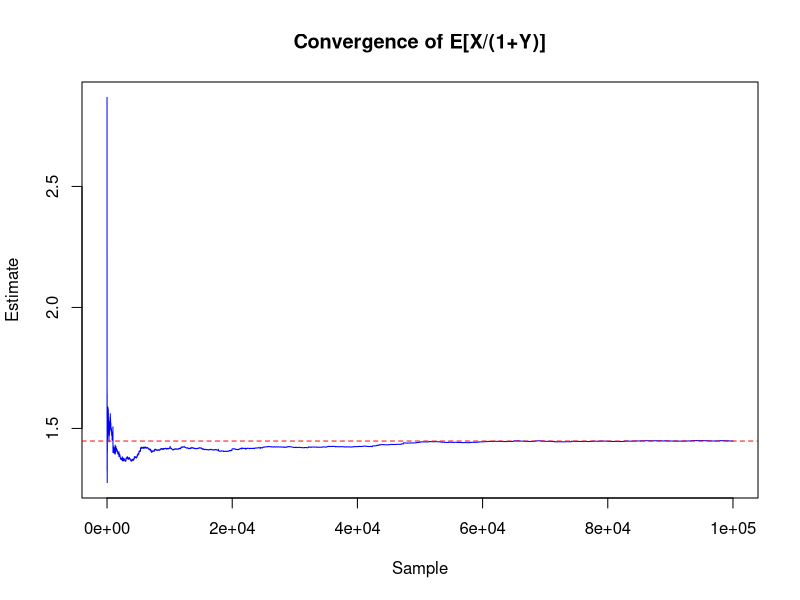
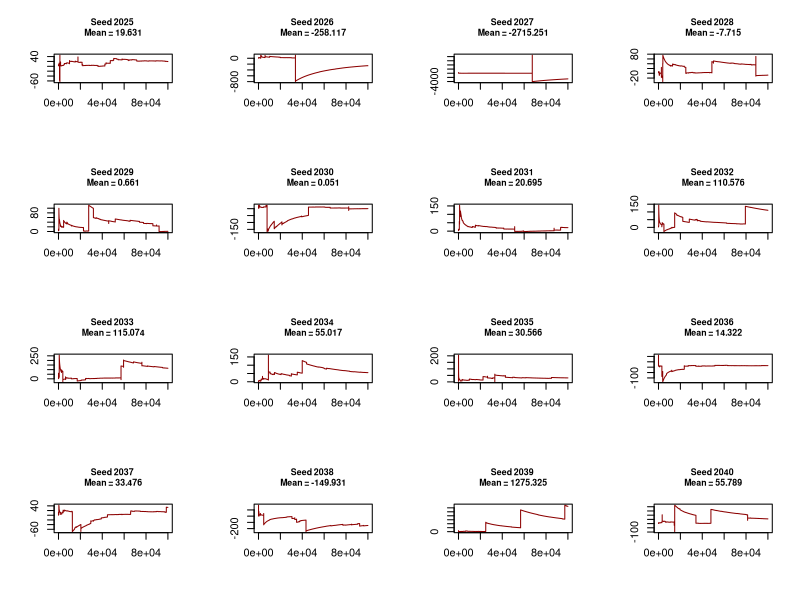

Recreate these plots in R, in order.
# Gibbs sampler for joint distribution
# π(x,y) ∝ sqrt(y) * exp( -y/2 * (1 + (x-π)^2) ), x∈R, y>0
# Conditional distributions:
#   x|y ~ N(π, 1/y)
#   y|x ~ Gamma(shape = 3/2, rate = (1 + (x-π)^2)/2)

N <- 100000
burnin <- 10000
M <- N + burnin

x <- numeric(M)
y <- numeric(M)
x[1] <- 1
y[1] <- 1

set.seed(2025)

for (m in 2:M) {
  # Sample x from N(π, 1/y_previous)
  x[m] <- rnorm(1, mean = pi, sd = 1 / sqrt(y[m-1]))
  
  # Sample y from Gamma(shape = 3/2, rate = (1 + (x-π)^2)/2)
  shape <- 3/2
  rate <- (1 + (x[m] - pi)^2) / 2
  y[m] <- rgamma(1, shape = shape, rate = rate)
}

# Discard burn-in
x_post <- x[(burnin+1):M]
y_post <- y[(burnin+1):M]

# Estimate E[X/(1+Y)]
ratio <- x_post / (1 + y_post)
cum_ratio <- cumsum(ratio) / (1:length(ratio))

plot(cum_ratio, type = "l", col = "blue",
     main = "Convergence of E[X/(1+Y)]",
     xlab = "Sample", ylab = "Estimate")
abline(h = mean(ratio), col = "red", lty = 2)

# Demonstrate non-existence of E[X/Y] by plotting cumulative means
# for 16 different random seeds
par(mfrow = c(4, 4))
for (seed in 2025:2040) {
  set.seed(seed)
  x <- numeric(M)
  y <- numeric(M)
  x[1] <- 1
  y[1] <- 1
  for (m in 2:M) {
    x[m] <- rnorm(1, pi, 1 / sqrt(y[m-1]))
    rate <- (1 + (x[m] - pi)^2) / 2
    y[m] <- rgamma(1, shape = 3/2, rate = rate)
  }
  x_post <- x[(burnin+1):M]
  y_post <- y[(burnin+1):M]
  ratio_xy <- x_post / y_post
  cum_xy <- cumsum(ratio_xy) / (1:length(ratio_xy))
  plot(cum_xy, type = "l", col = "darkred",
       main = paste("Seed", seed, "\nMean =", round(mean(ratio_xy), 3)),
       xlab = "", ylab = "", cex.main = 0.8)
}
par(mfrow = c(1, 1))
